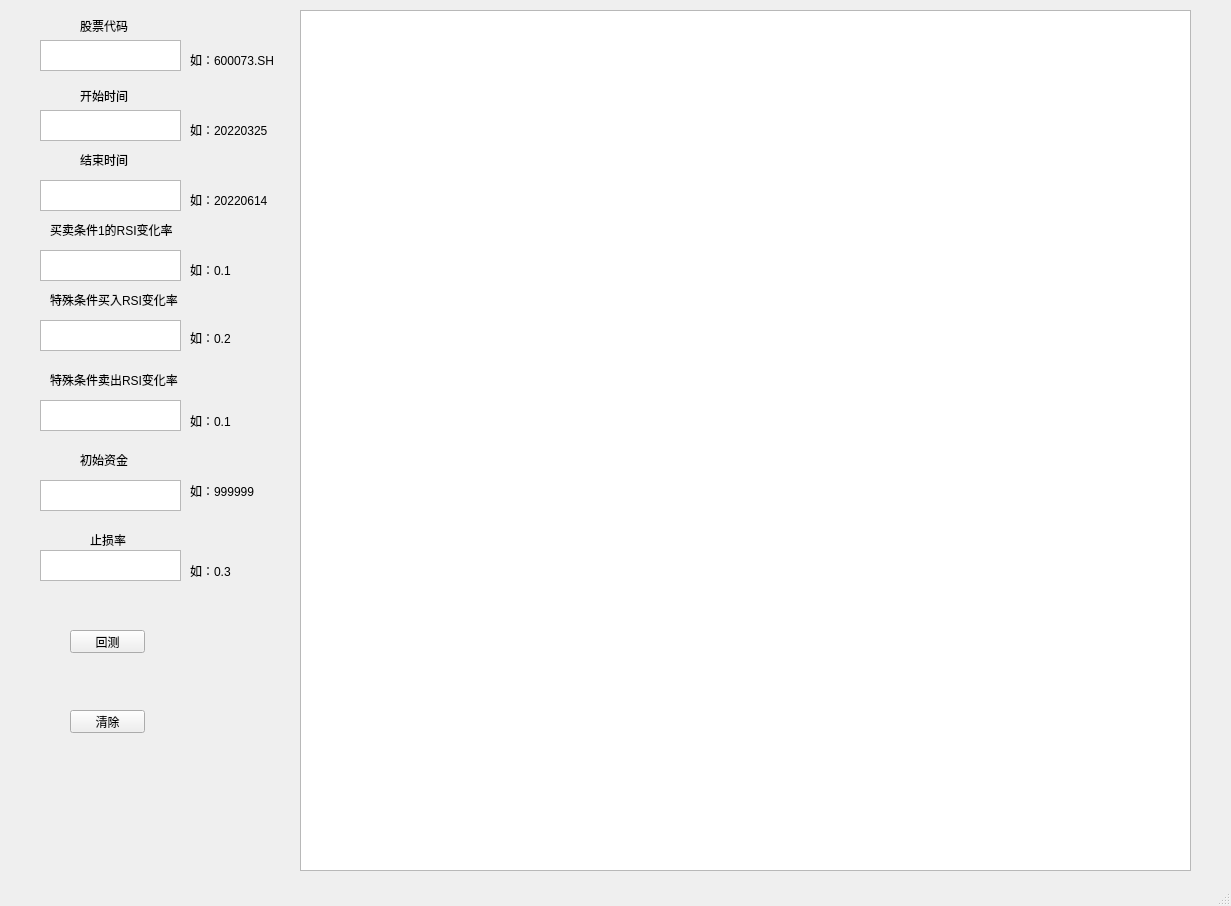
<?xml version="1.0" encoding="UTF-8"?>
<ui version="4.0">
 <class>MainWindow</class>
 <widget class="QMainWindow" name="MainWindow">
  <property name="geometry">
   <rect>
    <x>0</x>
    <y>0</y>
    <width>1231</width>
    <height>906</height>
   </rect>
  </property>
  <property name="minimumSize">
   <size>
    <width>971</width>
    <height>769</height>
   </size>
  </property>
  <property name="windowTitle">
   <string>MainWindow</string>
  </property>
  <widget class="QWidget" name="centralwidget">
   <widget class="QTextEdit" name="code">
    <property name="geometry">
     <rect>
      <x>40</x>
      <y>40</y>
      <width>141</width>
      <height>31</height>
     </rect>
    </property>
   </widget>
   <widget class="QTextEdit" name="start">
    <property name="geometry">
     <rect>
      <x>40</x>
      <y>110</y>
      <width>141</width>
      <height>31</height>
     </rect>
    </property>
   </widget>
   <widget class="QTextEdit" name="end">
    <property name="geometry">
     <rect>
      <x>40</x>
      <y>180</y>
      <width>141</width>
      <height>31</height>
     </rect>
    </property>
   </widget>
   <widget class="QTextEdit" name="condition_rsi">
    <property name="geometry">
     <rect>
      <x>40</x>
      <y>250</y>
      <width>141</width>
      <height>31</height>
     </rect>
    </property>
   </widget>
   <widget class="QTextEdit" name="special_buy_rsi">
    <property name="geometry">
     <rect>
      <x>40</x>
      <y>320</y>
      <width>141</width>
      <height>31</height>
     </rect>
    </property>
   </widget>
   <widget class="QTextEdit" name="special_sell_rsi">
    <property name="geometry">
     <rect>
      <x>40</x>
      <y>400</y>
      <width>141</width>
      <height>31</height>
     </rect>
    </property>
   </widget>
   <widget class="QTextBrowser" name="textBrowser">
    <property name="geometry">
     <rect>
      <x>300</x>
      <y>10</y>
      <width>891</width>
      <height>861</height>
     </rect>
    </property>
   </widget>
   <widget class="QLabel" name="label">
    <property name="geometry">
     <rect>
      <x>80</x>
      <y>20</y>
      <width>54</width>
      <height>12</height>
     </rect>
    </property>
    <property name="text">
     <string>股票代码</string>
    </property>
   </widget>
   <widget class="QLabel" name="label_2">
    <property name="geometry">
     <rect>
      <x>80</x>
      <y>90</y>
      <width>54</width>
      <height>12</height>
     </rect>
    </property>
    <property name="text">
     <string>开始时间</string>
    </property>
   </widget>
   <widget class="QLabel" name="label_3">
    <property name="geometry">
     <rect>
      <x>80</x>
      <y>150</y>
      <width>54</width>
      <height>20</height>
     </rect>
    </property>
    <property name="text">
     <string>结束时间</string>
    </property>
   </widget>
   <widget class="QLabel" name="label_4">
    <property name="geometry">
     <rect>
      <x>50</x>
      <y>220</y>
      <width>131</width>
      <height>20</height>
     </rect>
    </property>
    <property name="text">
     <string>买卖条件1的RSI变化率</string>
    </property>
   </widget>
   <widget class="QLabel" name="label_5">
    <property name="geometry">
     <rect>
      <x>50</x>
      <y>290</y>
      <width>131</width>
      <height>20</height>
     </rect>
    </property>
    <property name="text">
     <string>特殊条件买入RSI变化率</string>
    </property>
   </widget>
   <widget class="QLabel" name="label_6">
    <property name="geometry">
     <rect>
      <x>50</x>
      <y>370</y>
      <width>131</width>
      <height>20</height>
     </rect>
    </property>
    <property name="text">
     <string>特殊条件卖出RSI变化率</string>
    </property>
   </widget>
   <widget class="QLabel" name="label_7">
    <property name="geometry">
     <rect>
      <x>190</x>
      <y>50</y>
      <width>131</width>
      <height>20</height>
     </rect>
    </property>
    <property name="text">
     <string>如：600073.SH</string>
    </property>
   </widget>
   <widget class="QLabel" name="label_8">
    <property name="geometry">
     <rect>
      <x>190</x>
      <y>120</y>
      <width>131</width>
      <height>20</height>
     </rect>
    </property>
    <property name="text">
     <string>如：20220325</string>
    </property>
   </widget>
   <widget class="QLabel" name="label_9">
    <property name="geometry">
     <rect>
      <x>190</x>
      <y>190</y>
      <width>131</width>
      <height>20</height>
     </rect>
    </property>
    <property name="text">
     <string>如：20220614</string>
    </property>
   </widget>
   <widget class="QLabel" name="label_10">
    <property name="geometry">
     <rect>
      <x>190</x>
      <y>260</y>
      <width>131</width>
      <height>20</height>
     </rect>
    </property>
    <property name="text">
     <string>如：0.1</string>
    </property>
   </widget>
   <widget class="QLabel" name="label_11">
    <property name="geometry">
     <rect>
      <x>190</x>
      <y>330</y>
      <width>131</width>
      <height>16</height>
     </rect>
    </property>
    <property name="text">
     <string>如：0.2</string>
    </property>
   </widget>
   <widget class="QLabel" name="label_12">
    <property name="geometry">
     <rect>
      <x>190</x>
      <y>410</y>
      <width>61</width>
      <height>21</height>
     </rect>
    </property>
    <property name="text">
     <string>如：0.1</string>
    </property>
   </widget>
   <widget class="QPushButton" name="pushButton">
    <property name="geometry">
     <rect>
      <x>70</x>
      <y>630</y>
      <width>75</width>
      <height>23</height>
     </rect>
    </property>
    <property name="text">
     <string>回测</string>
    </property>
   </widget>
   <widget class="QLabel" name="label_13">
    <property name="geometry">
     <rect>
      <x>80</x>
      <y>450</y>
      <width>61</width>
      <height>20</height>
     </rect>
    </property>
    <property name="text">
     <string>初始资金</string>
    </property>
   </widget>
   <widget class="QLabel" name="label_14">
    <property name="geometry">
     <rect>
      <x>90</x>
      <y>530</y>
      <width>41</width>
      <height>20</height>
     </rect>
    </property>
    <property name="text">
     <string>止损率</string>
    </property>
   </widget>
   <widget class="QTextEdit" name="principal">
    <property name="geometry">
     <rect>
      <x>40</x>
      <y>480</y>
      <width>141</width>
      <height>31</height>
     </rect>
    </property>
   </widget>
   <widget class="QTextEdit" name="special_sell_rsi_3">
    <property name="geometry">
     <rect>
      <x>40</x>
      <y>550</y>
      <width>141</width>
      <height>31</height>
     </rect>
    </property>
   </widget>
   <widget class="QLabel" name="label_15">
    <property name="geometry">
     <rect>
      <x>190</x>
      <y>480</y>
      <width>131</width>
      <height>21</height>
     </rect>
    </property>
    <property name="text">
     <string>如：999999</string>
    </property>
   </widget>
   <widget class="QLabel" name="label_16">
    <property name="geometry">
     <rect>
      <x>190</x>
      <y>560</y>
      <width>81</width>
      <height>21</height>
     </rect>
    </property>
    <property name="text">
     <string>如：0.3</string>
    </property>
   </widget>
   <widget class="QPushButton" name="clear">
    <property name="geometry">
     <rect>
      <x>70</x>
      <y>710</y>
      <width>75</width>
      <height>23</height>
     </rect>
    </property>
    <property name="text">
     <string>清除</string>
    </property>
   </widget>
  </widget>
  <widget class="QStatusBar" name="statusbar"/>
 </widget>
 <resources/>
 <connections>
  <connection>
   <sender>pushButton</sender>
   <signal>clicked()</signal>
   <receiver>MainWindow</receiver>
   <slot>run()</slot>
   <hints>
    <hint type="sourcelabel">
     <x>117</x>
     <y>637</y>
    </hint>
    <hint type="destinationlabel">
     <x>170</x>
     <y>686</y>
    </hint>
   </hints>
  </connection>
  <connection>
   <sender>clear</sender>
   <signal>clicked()</signal>
   <receiver>special_sell_rsi_3</receiver>
   <slot>clear()</slot>
   <hints>
    <hint type="sourcelabel">
     <x>77</x>
     <y>710</y>
    </hint>
    <hint type="destinationlabel">
     <x>77</x>
     <y>568</y>
    </hint>
   </hints>
  </connection>
  <connection>
   <sender>clear</sender>
   <signal>clicked()</signal>
   <receiver>principal</receiver>
   <slot>clear()</slot>
   <hints>
    <hint type="sourcelabel">
     <x>75</x>
     <y>726</y>
    </hint>
    <hint type="destinationlabel">
     <x>94</x>
     <y>499</y>
    </hint>
   </hints>
  </connection>
  <connection>
   <sender>clear</sender>
   <signal>clicked()</signal>
   <receiver>special_sell_rsi</receiver>
   <slot>clear()</slot>
   <hints>
    <hint type="sourcelabel">
     <x>131</x>
     <y>720</y>
    </hint>
    <hint type="destinationlabel">
     <x>133</x>
     <y>426</y>
    </hint>
   </hints>
  </connection>
  <connection>
   <sender>clear</sender>
   <signal>clicked()</signal>
   <receiver>special_buy_rsi</receiver>
   <slot>clear()</slot>
   <hints>
    <hint type="sourcelabel">
     <x>70</x>
     <y>710</y>
    </hint>
    <hint type="destinationlabel">
     <x>70</x>
     <y>331</y>
    </hint>
   </hints>
  </connection>
  <connection>
   <sender>clear</sender>
   <signal>clicked()</signal>
   <receiver>condition_rsi</receiver>
   <slot>clear()</slot>
   <hints>
    <hint type="sourcelabel">
     <x>105</x>
     <y>719</y>
    </hint>
    <hint type="destinationlabel">
     <x>146</x>
     <y>271</y>
    </hint>
   </hints>
  </connection>
  <connection>
   <sender>clear</sender>
   <signal>clicked()</signal>
   <receiver>end</receiver>
   <slot>clear()</slot>
   <hints>
    <hint type="sourcelabel">
     <x>127</x>
     <y>718</y>
    </hint>
    <hint type="destinationlabel">
     <x>104</x>
     <y>189</y>
    </hint>
   </hints>
  </connection>
  <connection>
   <sender>clear</sender>
   <signal>clicked()</signal>
   <receiver>start</receiver>
   <slot>clear()</slot>
   <hints>
    <hint type="sourcelabel">
     <x>123</x>
     <y>727</y>
    </hint>
    <hint type="destinationlabel">
     <x>154</x>
     <y>134</y>
    </hint>
   </hints>
  </connection>
  <connection>
   <sender>clear</sender>
   <signal>clicked()</signal>
   <receiver>code</receiver>
   <slot>clear()</slot>
   <hints>
    <hint type="sourcelabel">
     <x>120</x>
     <y>715</y>
    </hint>
    <hint type="destinationlabel">
     <x>148</x>
     <y>66</y>
    </hint>
   </hints>
  </connection>
 </connections>
 <slots>
  <slot>run()</slot>
 </slots>
</ui>
